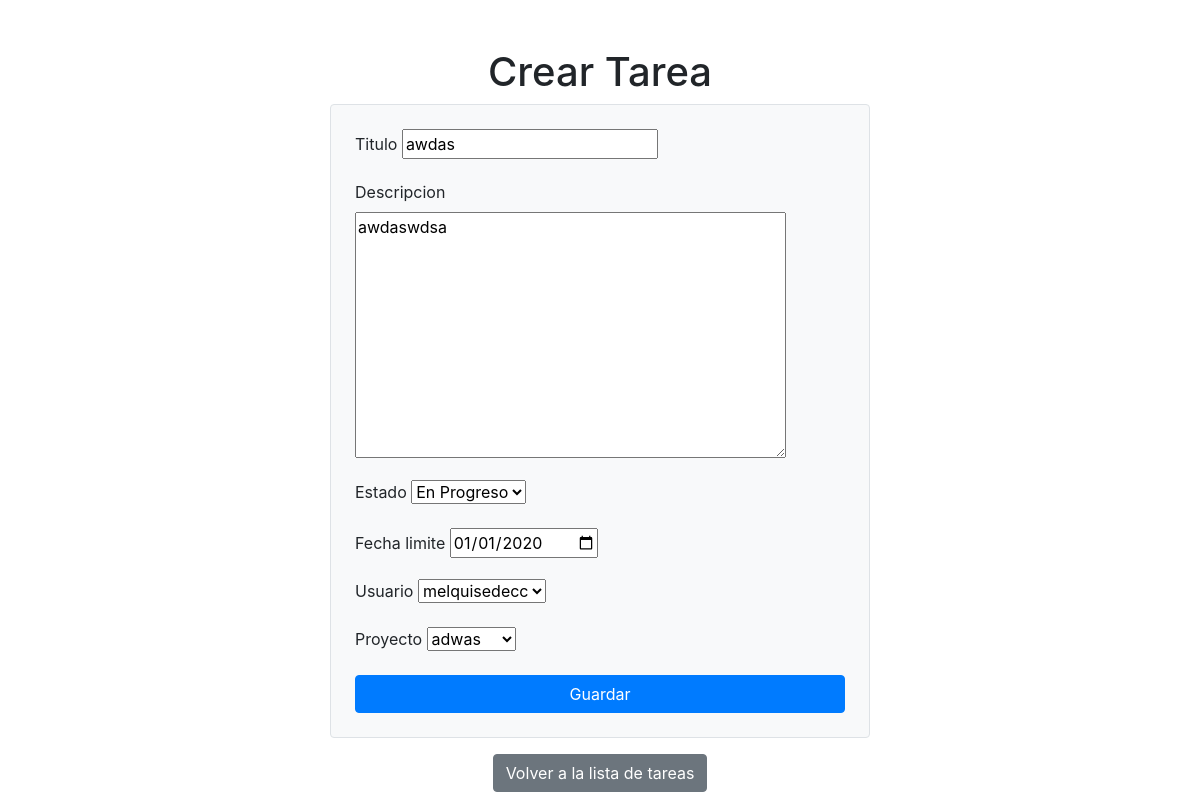
The page /tareas/actualizar/4/ on the database its author committed.
### ToDoS/models.py (models this page shows, shortened)
class Tarea(models.Model):
    ESTADO_CHOICES = [
        ('pendiente', 'Pendiente'),
        ('en_progreso', 'En Progreso'),
        ('completada', 'Completada'),
    ]
    titulo = models.CharField(max_length=100)
    descripcion = models.TextField()
    estado = models.CharField(max_length=50, choices=ESTADO_CHOICES, default='pendiente')
    fecha_creacion = models.DateField(auto_now_add=True)
    fecha_limite = models.DateField()
    usuario = models.ForeignKey(User, on_delete=models.CASCADE)
    proyecto = models.ForeignKey(Proyecto, on_delete=models.CASCADE)

### ToDoS/views.py (the view)
# urls.py: path('tareas/actualizar/<int:pk>/', actualizar_tarea, name='actualizar_tarea'),
def actualizar_tarea(request, pk):
    tarea = get_object_or_404(Tarea, pk=pk)
    if request.method == 'POST':
        form = TareaForm(request.POST, instance=tarea)
        if form.is_valid():
            form.save()
            messages.success(request, 'Tarea actualizada con éxito.')
            return redirect('lista_tareas')
        else:
            messages.error(request, 'Error al actualizar la tarea. Por favor, revisa el formulario.')
    else:
        form = TareaForm(instance=tarea)
    return render(request, 'crear_tarea.html', {'form': form})

### ToDoS/forms.py
class TareaForm(forms.ModelForm):
    class Meta:
        model = Tarea
        fields = ['titulo', 'descripcion', 'estado', 'fecha_limite', 'usuario', 'proyecto']
        widgets = {
            'fecha_limite': forms.DateInput(attrs={'type': 'date'}),
        }

### ToDoS/models.py (called while the page is built)
    def __str__(self):
        return self.nombre

### templates/crear_tarea.html (shortened to what this page needs)
<!DOCTYPE html>
<html>
<head>
    <link href="https://stackpath.bootstrapcdn.com/bootstrap/4.5.2/css/bootstrap.min.css" rel="stylesheet">
</head>
<body>
    <div class="container mt-5">
        <h1 class="text-center">Crear Tarea</h1>
        <div class="row justify-content-center">
            <div class="col-md-6">
                <form method="post" class="bg-light p-4 border rounded">
                    {% for field in form %}
                        <div class="form-group">
                            <label for="{{ field.id_for_label }}">{{ field.label }}</label>
                            {{ field }}
                        </div>
                    {% endfor %}
                    <button type="submit" class="btn btn-primary btn-block">Guardar</button>
                </form>
                <div class="text-center mt-3">
                    <a href="{% url 'lista_tareas' %}" class="btn btn-secondary">Volver a la lista de tareas</a>
                </div>
            </div>
        </div>
    </div>
</body>
</html>

### rows shown on the page
Tarea: form "awdas" "awdaswdsa" "En Progreso" "01/01/2020" "melquisedecc" "adwas"

### other values the page prints
{{ field.label }} "Titulo" "Descripcion" "Estado" "Fecha limite" "Usuario" "Proyecto"
